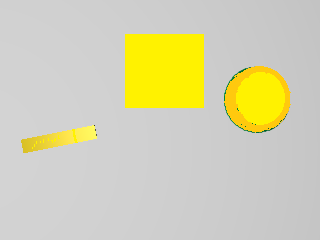
#> input picture codes/bottom_1.png, 320 x 240 px, found by its file name
$ python openCV.py
#> lines starting #> are read from the running program, lines starting #| are printed output that depends on the picture
import cv2 as cv
import numpy as np
from matplotlib import pyplot as plt

BLUE = [255,0,0]

img1 = cv.imread('C:/murIDE/codes/bottom_1.png')
#> img1 is the input picture: shape (240, 320, 3); mean B, G, R 178.9, 209.2, 211.6
assert img1 is not None, "file could not be read, check with os.path.exists()"

replicate = cv.copyMakeBorder(img1,10,10,10,10,cv.BORDER_REPLICATE)
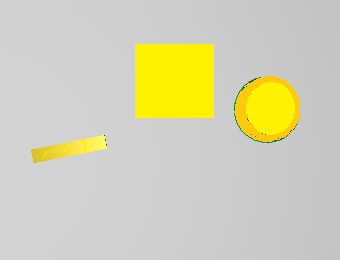
#> replicate: shape (260, 340, 3); mean B, G, R 182.1, 208.5, 210.6
reflect = cv.copyMakeBorder(img1,10,10,10,10,cv.BORDER_REFLECT)
reflect101 = cv.copyMakeBorder(img1,10,10,10,10,cv.BORDER_REFLECT_101)
wrap = cv.copyMakeBorder(img1,10,10,10,10,cv.BORDER_WRAP)
constant= cv.copyMakeBorder(img1,10,10,10,10,cv.BORDER_CONSTANT,value=BLUE)
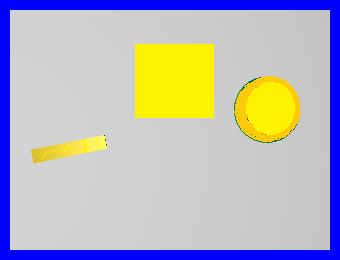
#> constant: shape (260, 340, 3); mean B, G, R 188.9, 181.8, 183.8

plt.subplot(231),plt.imshow(img1,'gray'),plt.title('ORIGINAL')
plt.subplot(232),plt.imshow(replicate,'gray'),plt.title('REPLICATE')
plt.subplot(233),plt.imshow(reflect,'gray'),plt.title('REFLECT')
plt.subplot(234),plt.imshow(reflect101,'gray'),plt.title('REFLECT_101')
plt.subplot(235),plt.imshow(wrap,'gray'),plt.title('WRAP')
plt.subplot(236),plt.imshow(constant,'gray'),plt.title('CONSTANT')

plt.show()
#> figure, not shown here; B, G, R data is drawn as R, G, B

$ run again, with codes/bottom2.png copied over codes/bottom_1.png
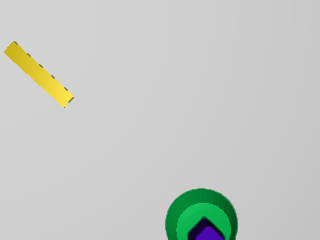
#> input picture codes/bottom2.png, 320 x 240 px, found by its file name
#> img1 is the input picture: shape (240, 320, 3); mean B, G, R 197.1, 201.8, 197.8
#> `replicate = cv.copyMakeBorder(img1,10,10,10,10,cv.BORDER_REPLICATE)`:
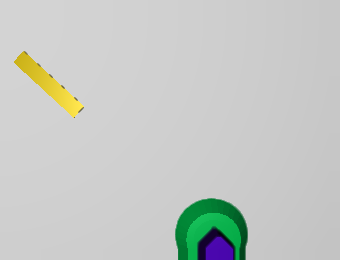
#> replicate: shape (260, 340, 3); mean B, G, R 197.3, 201.1, 197.3
#> `constant= cv.copyMakeBorder(img1,10,10,10,10,cv.BORDER_CONSTANT,value=..`:
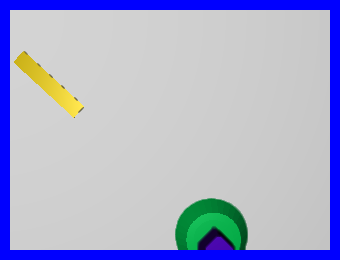
#> constant: shape (260, 340, 3); mean B, G, R 204.7, 175.3, 171.8
